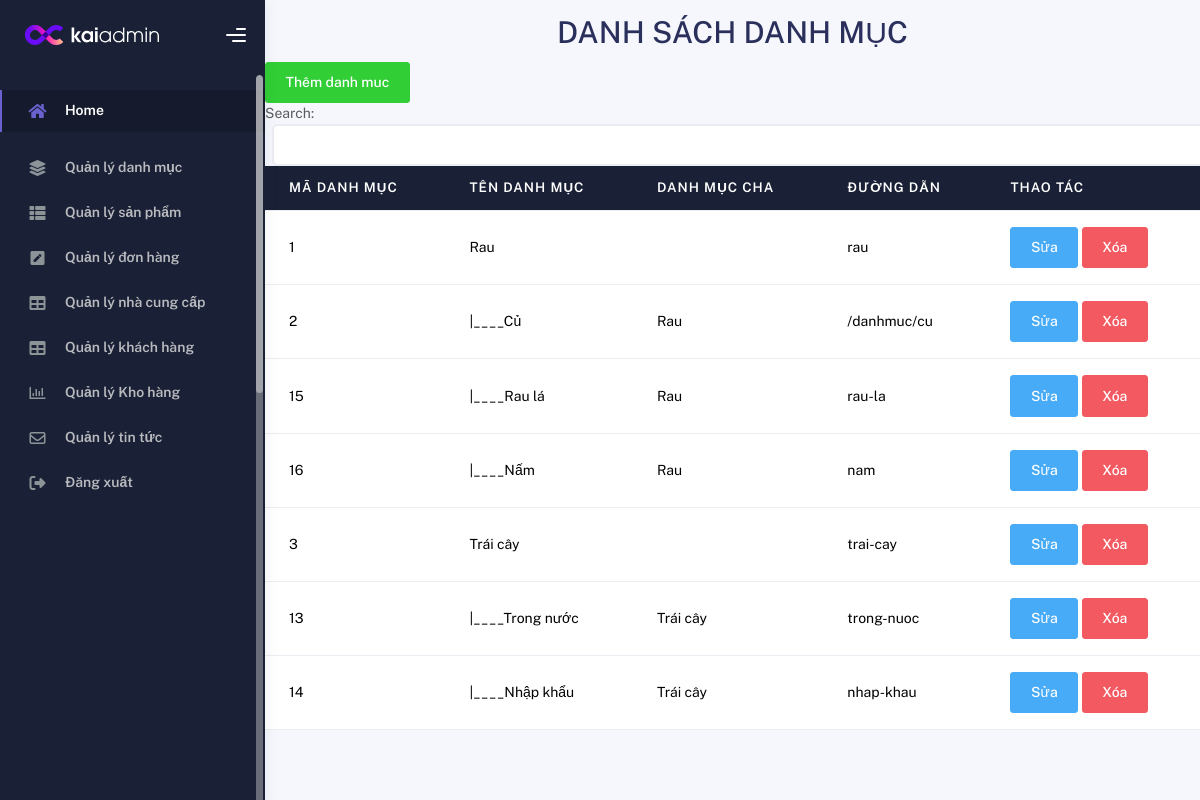
The app's page /Admin/Quanlydanhmuc/hienthi.php (signed in) with its own data.
### tables this page shows
CREATE TABLE `danhmuc` (
  `maDanhMuc` int(20) NOT NULL,
  `tenDanhMuc` varchar(255) NOT NULL,
  `danhMucCha` int(20) NOT NULL,
  `duongDan` varchar(50) NOT NULL
);

### Admin/Quanlydanhmuc/hienthi.php (the view, shortened to what this page needs)
<!DOCTYPE html>
<html lang="en">
<head>
    <link rel="stylesheet" href="https://cdnjs.cloudflare.com/ajax/libs/font-awesome/6.5.2/css/all.min.css">
    <link href="../assets/fonts/font-awesome-pro-v6-6.2.0/css/all.min.css" rel="stylesheet" type="text/css" />
    <link rel="stylesheet" href="../assets/css/bootstrap.min.css" />
    <link rel="stylesheet" href="../assets/css/plugins.min.css" />
    <link rel="stylesheet" href="../assets/css/kaiadmin.min.css" />
    <link rel="stylesheet" href="../assets/css/demo.css" />
</head>
<body>
    <?php
    function getTenDanhMuc($id)
    {
        $tendanhmuccha = '';
        if ($id != -1) {
            $q1 = "select tenDanhMuc from danhmuc where maDanhMuc = '" . $id . "'";
            $result1 = mysqli_query(mysqli_connect("localhost", "root", "", "btl_web"), $q1);
            if (mysqli_num_rows($result1) > 0) {
                $tendanhmuccha = mysqli_fetch_assoc($result1)['tenDanhMuc'];
            }
        }
        return $tendanhmuccha;
    }
    ?>
    <div class="sidebar" data-background-color="dark">
        <div class="sidebar-logo">
            <div class="logo-header" data-background-color="dark">
                <a href="/Demo/Admin/trangchu.php" class="logo">
                    <img src="/Demo/Admin/assets/img/kaiadmin/logo_light.svg" alt="navbar brand" class="navbar-brand" height="20">
                </a>
                <div class="nav-toggle">
                    <button class="btn btn-toggle toggle-sidebar">
                        <i class="gg-menu-right"></i>
                    </button>
                </div>
            </div>
        </div>
        <div class="scroll-wrapper sidebar-wrapper scrollbar scrollbar-inner" style="position: relative;">
            <div class="sidebar-wrapper scrollbar scrollbar-inner scroll-content scroll-scrolly_visible" style="height: auto; margin-bottom: 0px; margin-right: 0px; max-height: 427px;">
                <div class="sidebar-content">
                    <ul class="nav nav-secondary">
                        <li class="nav-item active">
                            <a href="/Demo/Admin/trangchu.php" class="collapsed" aria-expanded="false">
                                <i class="fas fa-home"></i>
                                <p>Home</p>
                            </a>
                        </li>
                        <li class="nav-item">
                            <a href="/Demo/Admin/Quanlydanhmuc/hienthi.php">
                                <i class="fas fa-layer-group"></i>
                                <p>Quản lý danh mục</p>
                            </a>
                        </li>
                        <li class="nav-item">
                            <a href="/Demo/Admin/Quanlysanpham/hienthi.php">
                                <i class="fas fa-th-list"></i>
                                <p>Quản lý sản phẩm</p>
                            </a>
                        </li>
                        <li class="nav-item">
                            <a href="/Demo/Admin/Quanlydonhang/hienthi.php">
                                <i class="fas fa-pen-square"></i>
                                <p>Quản lý đơn hàng</p>
                            </a>
                        </li>
                        <li class="nav-item">
                            <a href="/Demo/Admin/Quanlynhacungcap/hienthi.php">
                                <i class="fas fa-table"></i>
                                <p>Quản lý nhà cung cấp</p>
                            </a>
                        </li>
                        <li class="nav-item">
                            <a href="/Demo/Admin/Quanlykhachhang/hienthi.php">
                                <i class="fas fa-table"></i>
                                <p>Quản lý khách hàng</p>
                            </a>
                        </li>
                        <li class="nav-item">
                            <a href="/Demo/Admin/Quanlykhohang/Khohang.php">
                                <i class="far fa-chart-bar"></i>
                                <p>Quản lý Kho hàng</p>
                            </a>
                        </li>
                        <li class="nav-item">
                            <a href="/Demo/Admin/Quanlytintuc/news.php">
                                <i class="fa-regular fa-envelope"></i>
                                <p>Quản lý tin tức</p>
                            </a>
                        </li>
                        <li class="nav-item">
                            <a href="/Demo/Admin/logout.php">
                                <i class="fa-solid fa-right-from-bracket"></i>
                                <p>Đăng xuất</p>
                            </a>
                        </li>
                    </ul>
                </div>
            </div>
            <div class="scroll-element scroll-y scroll-scrolly_visible">
                <div class="scroll-element_outer">
                    <div class="scroll-element_size"></div>
                    <div class="scroll-element_track"></div>
                    <div class="scroll-bar" style="height: 318px; top: 0px;"></div>
                </div>
            </div>
        </div>
    </div>
    <div class="main-panel">
        <div class="container" style="margin-top: 10px">
            <h1 align="center">DANH SÁCH DANH MỤC</h1>
            <a href="themdanhmuc.php" class="btn btn-success"> Thêm danh muc</a>
            <div class="text-muted">
                Search:
                <div class="d-search">
                    <input type="text" id="search" class="ms-2 form-control" aria-label="Search invoice">
                </div>
            </div>
            <table class="table">
                <thead class="thead-dark">
                    <tr>
                        <th>MÃ DANH MỤC</th>
                        <th>TÊN DANH MỤC</th>
                        <th>DANH MỤC CHA</th>
                        <th>ĐƯỜNG DẪN</th>
                        <th>THAO TÁC</th>
                    </tr>
                </thead>
                <tbody id="body_table">
                    <?php
                    require_once 'ketnoi.php';
                    $sql = "SELECT * FROM danhmuc";
                    $resul = mysqli_query($conn, $sql);
                    $danhmuc = array();
                    while ($row = mysqli_fetch_array($resul)) {
                        $danhmuc[] = $row;
                    }
                    function showCategories($danhmuc, $parent_id = -1, $char = '')
                    {
                        foreach ($danhmuc as $key => $item) {
                            if ($item['danhMucCha'] == $parent_id) {
                    ?>
                                <tr>
                                    <td><?php echo $item['maDanhMuc']; ?></td>
                                    <td><?php echo $char . $item['tenDanhMuc']; ?></td>
                                    <td><?php echo getTenDanhMuc($item["danhMucCha"]) ?></td>
                                    <td><?php echo $item['duongDan']; ?></td>
                                    <td> <a href="suadanhmuc.php?id=<?php echo $item['maDanhMuc']; ?>" class="btn btn-info">Sửa</a>
                                        <a onclick="return confirm('Bạn có muốn xóa danh muc này không');" href="xoadanhmuc.php?id=<?php echo $item['maDanhMuc']; ?>" class="btn btn-danger">Xóa</a>
                                    </td>
                                </tr>
                    <?php
                                unset($danhmuc[$key]);
                                showCategories($danhmuc, $item['maDanhMuc'], $char . '|____');
                            }
                        }
                    }
                    showCategories($danhmuc);
                    ?>
                </tbody>
            </table>
        </div>
    </div>
</body>
</html>

### records on screen
danhmuc: maDanhMuc "1", tenDanhMuc "Rau", duongDan "rau"
danhmuc: maDanhMuc "2", char "|____", tenDanhMuc "Củ", danhMucCha "Rau", duongDan "/danhmuc/cu"
danhmuc: maDanhMuc "15", char "|____", tenDanhMuc "Rau lá", danhMucCha "Rau", duongDan "rau-la"
danhmuc: maDanhMuc "16", char "|____", tenDanhMuc "Nấm", danhMucCha "Rau", duongDan "nam"
danhmuc: maDanhMuc "3", tenDanhMuc "Trái cây", duongDan "trai-cay"
danhmuc: maDanhMuc "13", char "|____", tenDanhMuc "Trong nước", danhMucCha "Trái cây", duongDan "trong-nuoc"
danhmuc: maDanhMuc "14", char "|____", tenDanhMuc "Nhập khẩu", danhMucCha "Trái cây", duongDan "nhap-khau"
